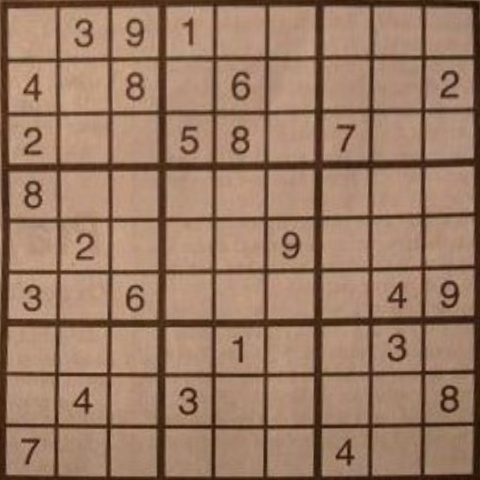
#> input picture sudoku52.jpg, 480 x 480 px
$ python out.py
#> lines starting #> are read from the running program, lines starting #| are printed output that depends on the picture; after the words box and inside, x2 and y2 are one past the last pixel; in counts of white or black regions, pixels touching at a corner belong together
### solve.py
import sys
import numpy as np
from copy import deepcopy
from itertools import product
# from time import sleep


class sudoku:
    def __init__(self, size, a=None):
        self.size = size
        size = self.size
        if a is None:
            self.a = np.full((size, size), -1, dtype="int8")
        else:
            self.a = a
        self.row_sets = [set(range(1, size+1)) for i in range(size)]
        self.col_sets = [set(range(1, size+1)) for i in range(size)]
        self.box_sets = [set(range(1, size+1)) for i in range(size)]
        self.box_size = int(size**0.5)
        self.empty_boxes = 0
        self.box_starts = self.starting_of_boxes()
        self.all_numbers = frozenset(set(range(1, size+1)))
        self.rs_copy = []
        self.cs_copy = []
        self.bs_copy = []
        self.a_copy = []
        self.empty_boxes_copy = []

    def count_empty_boxes(self):
        a = self.a
        self.empty_boxes = np.sum(a == -1)
        return self.empty_boxes

    def starting_of_boxes(self):
        size = self.size
        box_size = self.box_size
        return tuple(product(range(0, size, box_size), range(0, size, box_size)))

    def get_sets(self):
        rs = self.row_sets
        cs = self.col_sets
        bs = self.box_sets
        a = self.a
        size = self.size
        box_size = self.box_size
        box_starts = self.box_starts

        for i in range(size):
            rs[i] -= set(a[i])
            cs[i] -= set(a[:, i])
            x, y = box_starts[i]
            bs[i] -= set(np.unique(a[x:x+box_size, y:y+box_size]))

    def is_correct(self):
        a = self.a
        size = self.size
        box_starts = self.box_starts
        box_size = self.box_size

        for i in range(size):
            if len(np.unique(a[i])) < size:
                return False
            if len(np.unique(a[:, i])) < size:
                return False
            x, y = box_starts[i]
            if len(np.unique(a[x:x+box_size, y:y+box_size])) < size:
                return False
        return True

    def show(self):
        size = self.size
        a = self.a
        for i in range(size):
            for j in range(size):
                print(end='|')
                x = a[i][j]
                if x == -1:
                    print(' ', end='|')
                else:
                    print(x, end='|')
            print()

    def box_number(self, i, j):
        box_size = self.box_size
        return box_size*(i//box_size)+(j//box_size)

    def update_sets(self, val, i, j):
        k = self.box_number(i, j)
        self.empty_boxes -= 1
        self.row_sets[i].remove(val)
        self.col_sets[j].remove(val)
        self.box_sets[k].remove(val)

    def update_numbers(self):
        rs = self.row_sets
        cs = self.col_sets
        bs = self.box_sets
        size = self.size
        a = self.a
        box_size = self.box_size
        mi = (self.all_numbers.copy(), 0, 0)

        for i in range(size):
            for j in range(size):
                if a[i][j] != -1:
                    continue
                k = self.box_number(i, j)
                intersection = rs[i] & cs[j] & bs[k]
                if len(intersection) == 0:
                    return 1  # wrong
                if len(intersection) < len(mi[0]):
                    mi = (intersection, i, j)
                if len(intersection) == 1:
                    val = list(intersection)[0]
                    a[i][j] = val
                    self.update_sets(val, i, j)
        return mi

    # [18 lines left out: functions attempt, back_attempt, not called in this run]


def main(sdk):
    sdk.show()
    print(f"\n{sdk.count_empty_boxes()} empty boxes ,",)
    attempted = False
    sdk.get_sets()
    earlier_empty_boxes = sdk.empty_boxes
    x = imain(sdk, earlier_empty_boxes, 0)
    sdk.show()
    print("\n-----correct is ", sdk.is_correct(), "------\n")
    # print(sdk.a)
    return sdk.a


sys.setrecursionlimit(1000)
# '''


def imain(sdk, earlier_empty_boxes, attempt):
    # print(sdk.a)
    # sleep(0.1)
    if sdk.empty_boxes == 0:
        return True
    x = 0
    while (x != 1):
        x = sdk.update_numbers()
        if sdk.empty_boxes == 0:
            return True
        if earlier_empty_boxes == sdk.empty_boxes:
            break
        earlier_empty_boxes = sdk.empty_boxes
    else:
        if sdk.empty_boxes == 0 and x != 1:
            return True
    attempt = sdk.attempt(x)
    while True:
        try:
            next(attempt)
        except:
            return False
        result = imain(sdk, earlier_empty_boxes, 0)
        if result:
            return True
        else:
            sdk.back_attempt()
# '''


def test_data1():
    sdk = sudoku(9)
    sdk.a[0] = [5, 3, -1, -1, 7, -1, -1, -1, -1]
    sdk.a[1] = [6, -1, -1, 1, 9, 5, -1, -1, -1]
    sdk.a[2] = [-1, 9, 8, -1, -1, -1, -1, 6, -1]
    sdk.a[3] = [8, -1, -1, -1, 6, -1, -1, -1, 3]
    sdk.a[4] = [4, -1, -1, 8, -1, 3, -1, -1, 1]
    sdk.a[5] = [7, -1, -1, -1, 2, -1, -1, -1, 6]
    sdk.a[6] = [-1, 6, -1, -1, -1, -1, 2, 8, -1]
    sdk.a[7] = [-1, -1, -1, 4, 1, 9, -1, -1, 5]
    sdk.a[8] = [-1, -1, -1, -1, 8, -1, -1, 7, 9]
    return sdk


# [72 lines left out: functions test_data2, test_data3, test_data4, test_data5, test_data6, test_data7, not called in this run]


# [8 lines that do not run on import are left out]

### read.py
import numpy as np
import cv2
import pytesseract
import solve
pytesseract.pytesseract.tesseract_cmd = 'C:\\Program Files\\Tesseract-OCR\\tesseract.exe'
char_size = 35


def is_full_white(img):
    return np.sum(img)/(char_size*char_size) == 255


# [19 lines left out: functions get_grid, clean, not called in this run]


def show_image(img):
    cv2.imshow("x", img)
    cv2.waitKey(0)
    cv2.destroyAllWindows()


# [51 lines left out: functions which_number, remove_boxes, main, not called in this run]


# [6 lines that do not run on import are left out]

### out.py
import solve
import numpy as np
from read import show_image, char_size
import cv2
char_size = 53


def main(img, old_a, solved_a):
    size = 9
    print(img.shape)
    print(old_a)
    print(solved_a)
    for i in range(9):
        for j in range(9):
            if old_a[i][j] == -1:
                bot_left_square = (53*(j)+10+5, 53*(i+1)-15)
                cv2.putText(img, str(solved_a[i][j]), bot_left_square,
                            cv2.FONT_HERSHEY_SIMPLEX, 1, (0, 255, 0), 2)
    show_image(img)


if __name__ == '__main__':
    img = cv2.imread("sudoku52.jpg")
#> img is the input picture: shape (480, 480, 3); mean B, G, R 100.9, 122.6, 154.7
    img = cv2.resize(img, (480, 480))
    print(img.shape)
#| (480, 480, 3)
    old = solve.test_data1()
    oldc = np.copy(old.a)
    solved_a = solve.main(old)
    main(img, oldc, solved_a)
#| (480, 480, 3)
#> after the loop in main, `for i in range(9):`:
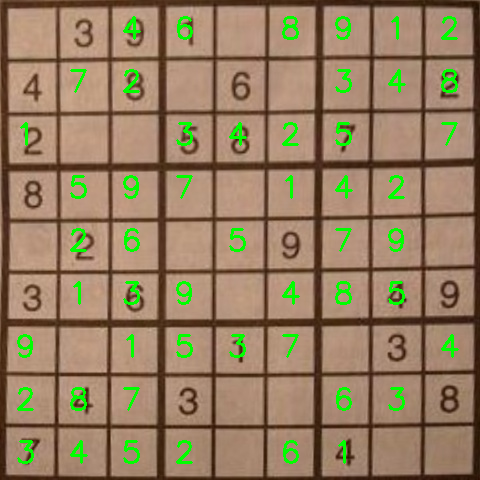
#> img: shape (480, 480, 3); 3.39% of pixels changed, all inside (x1, y1, x2, y2) = (17, 16, 459, 464)

$ run again, with sudoku5.jpg copied over sudoku52.jpg
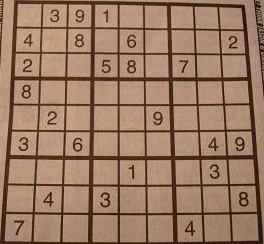
#> input picture sudoku5.jpg, 264 x 244 px
#> img is the input picture: shape (244, 264, 3); mean B, G, R 101.1, 122.8, 154.7
#> `img = cv2.resize(img, (480, 480))`:
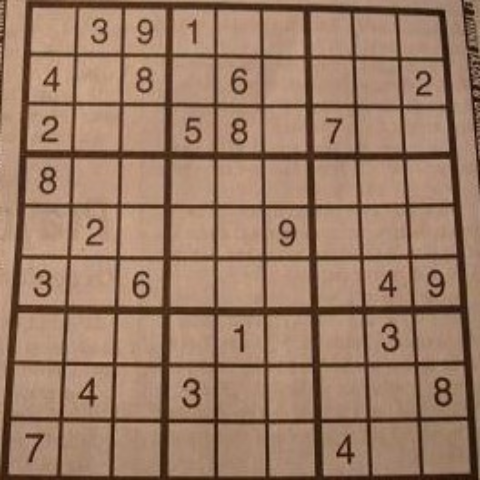
#> img: shape (480, 480, 3); mean B, G, R 100.9, 122.6, 154.6
#| (480, 480, 3)
#| (480, 480, 3)
#> after the loop in main, `for i in range(9):`:
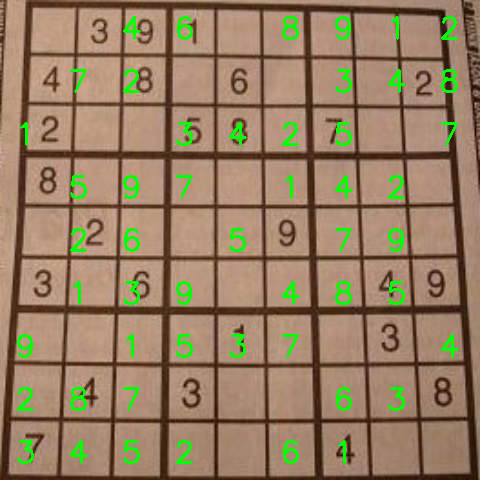
#> img: shape (480, 480, 3); 3.39% of pixels changed, all inside (x1, y1, x2, y2) = (17, 16, 459, 464)

$ run again, with img.jpg copied over sudoku52.jpg
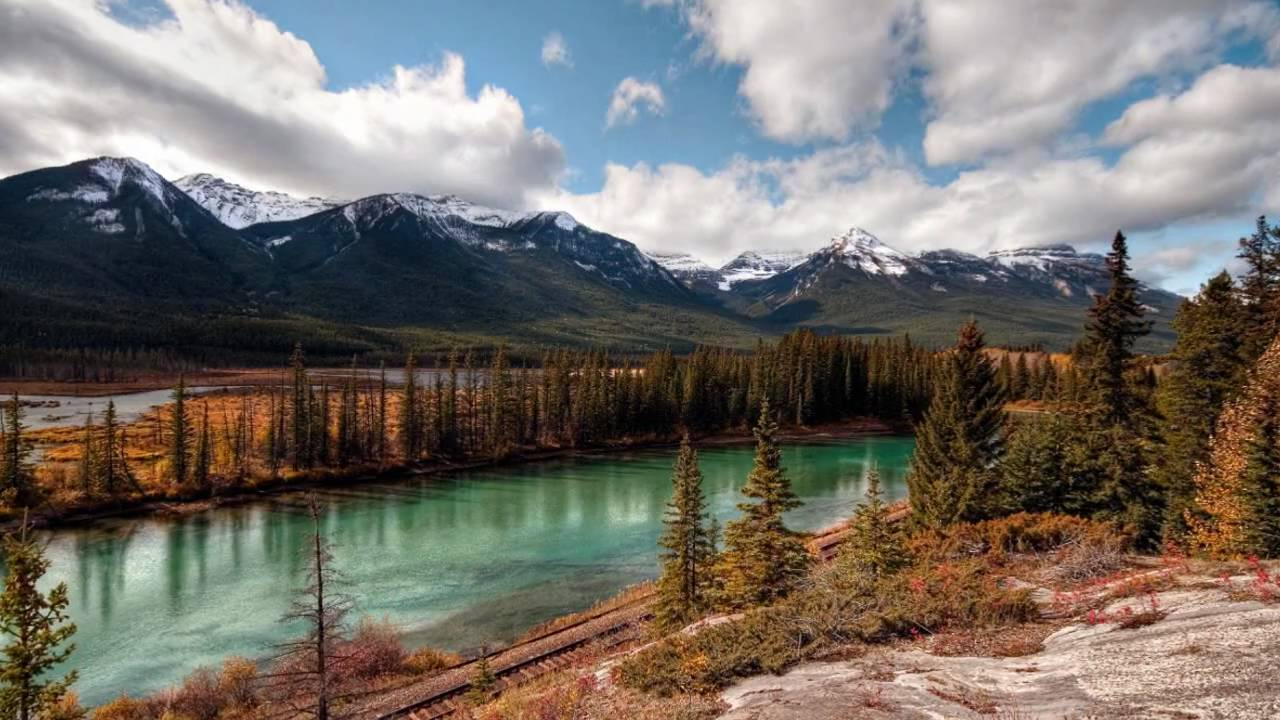
#> input picture img.jpg, 1280 x 720 px
#> img is the input picture: shape (720, 1280, 3); mean B, G, R 105.4, 111.7, 116.6
#> `img = cv2.resize(img, (480, 480))`:
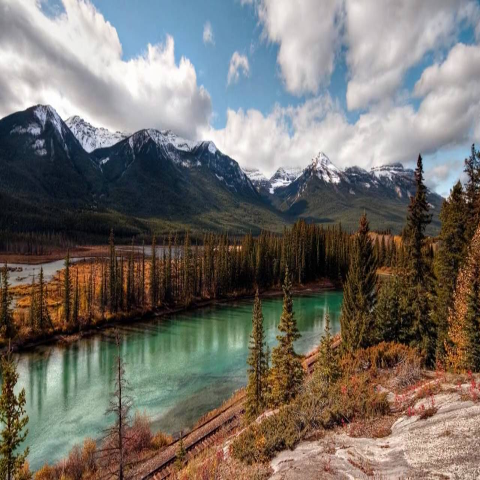
#> img: shape (480, 480, 3); mean B, G, R 105.4, 111.6, 116.6
#| (480, 480, 3)
#| (480, 480, 3)
#> after the loop in main, `for i in range(9):`:
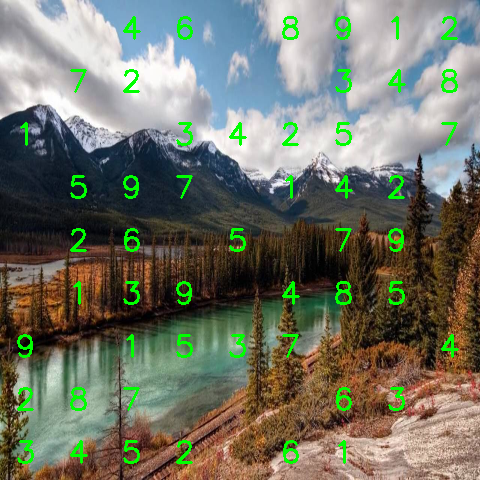
#> img: shape (480, 480, 3); 3.39% of pixels changed, all inside (x1, y1, x2, y2) = (17, 16, 459, 464)
